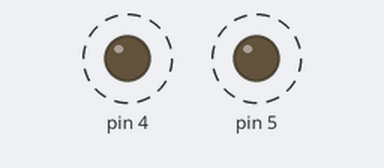
The sketch below on a simulated Arduino Uno, built with avr-gcc and run on an emulated ATmega328P. Parts: output pins drawn as LEDs (lit = HIGH). Dashed ring = blinking. What the sketch prints to the serial monitor is not drawn.

Above: at 0.5 s.
Timing chart, 0 to 4.6 s (numbered marks = the images above):
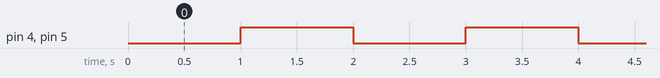

The sketch:

Lab3_3.ino
```cpp
unsigned int a;
void setup() {
  a=0;
  Serial.begin(9600);
  pinMode(4,OUTPUT);
  pinMode(5,OUTPUT);
  digitalWrite(4,LOW);
  digitalWrite(5,LOW);
}

void loop() {
  if(a<10)
  {
    a++;
    Serial.print("Round : ");
    Serial.println(a);
    digitalWrite(4,LOW);
    digitalWrite(5,LOW);
    delay(1000);
    digitalWrite(4,HIGH);
    digitalWrite(5,HIGH);
    delay(1000);
  }
  else{
    digitalWrite(4,LOW);
  }
}
```

Measured:
- by itself, pin 4: alternates HIGH for 1.0 s and LOW for 1.0 s, 20 changes in all, then stays LOW
- by itself, pin 5: alternates HIGH for 1.0 s and LOW for 1.0 s, 19 changes in all, then stays HIGH
